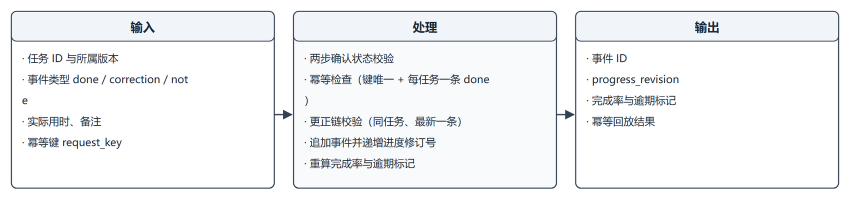
#> input picture docs/04_实现/figures/fig-10-1-ipo-m08.png, 1700 x 399 px, found by its file name (shown at 1/2 size)
$ python build_d06_ch10to12.py
#> lines starting #> are read from the running program, lines starting #| are printed output that depends on the picture; after the words box and inside, x2 and y2 are one past the last pixel; in counts of white or black regions, pixels touching at a corner belong together
### scripts/build_d06_figures.py
"""生成 D06 详细设计的图：程序层次结构图、IPO 图（三角形三栏）。"""
import sys
from pathlib import Path

sys.path.insert(0, str(Path(__file__).resolve().parent))
import build_figures as bf  # noqa: E402

ROOT = Path(r"D:\Gitproject\CoursePlan")
FIG = ROOT / "docs" / "04_实现" / "figures"
SRC = FIG / "src"
TMP = ROOT / ".tmp_work"

INK, MUTED, STROKE = "#1f2937", "#6b7280", "#334155"
TEAL, TEAL_SOFT = bf.TEAL, bf.TEAL_SOFT


# [59 lines left out: function structure, not called in this run]


def wrap(s, n=19):
    """按显示宽度折行：中文按 1 计，ASCII 按 0.55 计。"""
    out, cur, w = [], "", 0.0
    for ch in s:
        cw = 1.0 if ord(ch) > 127 else 0.55
        if w + cw > n and cur:
            out.append(cur)
            cur, w = "  ", 0.0
        cur += ch
        w += cw
    if cur.strip():
        out.append(cur)
    return out


def ipo(in_items, proc_items, out_items, _title=""):
    """IPO 图：左输入、中处理、右输出，三栏 + 箭头（文字自动折行，不烤图题）。"""
#> called with _title = ''
    cols = [("输入", in_items), ("处理", proc_items), ("输出", out_items)]
    wrapped = []
    for head, items in cols:
        lines = []
        for it in items:
            lines.extend(wrap("· " + it))
        wrapped.append((head, lines))
    maxlines = max(len(l) for _, l in wrapped)
    colw, gap, margin = 300, 22, 22
    W = margin * 2 + colw * 3 + gap * 2
    top, headh = 20, 34
    body_h = maxlines * 24 + 24
    H = top + headh + body_h + 20
    parts = ['<svg xmlns="http://www.w3.org/2000/svg" width="%d" height="%d" viewBox="0 0 %d %d">' % (W, H, W, H),
             '<rect width="%d" height="%d" fill="#ffffff"/>' % (W, H),
             '<defs><marker id="a" viewBox="0 0 10 10" refX="9" refY="5" markerWidth="7" '
             'markerHeight="7" orient="auto-start-reverse"><path d="M 0 0 L 10 5 L 0 10 z" fill="%s"/></marker></defs>' % STROKE]

    def text(x, y, s, size=13, fill=INK, anchor="middle", bold=False):
        s = s.replace("&", "&amp;").replace("<", "&lt;").replace(">", "&gt;")
        parts.append('<text x="%.1f" y="%.1f" font-family="Microsoft YaHei, SimHei, sans-serif" '
                     'font-size="%d" fill="%s" text-anchor="%s"%s>%s</text>'
                     % (x, y, size, fill, anchor, ' font-weight="bold"' if bold else "", s))

    xs = [margin + i * (colw + gap) for i in range(3)]
    for i, (head, lines) in enumerate(wrapped):
        x = xs[i]
        parts.append('<rect x="%d" y="%d" width="%d" height="%d" rx="6" fill="%s" stroke="%s" stroke-width="1.3"/>'
                     % (x, top, colw, headh + body_h, "#f8fafc" if i == 1 else "#ffffff", STROKE))
        parts.append('<rect x="%d" y="%d" width="%d" height="%d" rx="6" fill="#f1f5f9" stroke="%s" stroke-width="1.1"/>'
                     % (x, top, colw, headh, STROKE))
        text(x + colw / 2, top + 23, head, 14, INK, bold=True)
        for k, ln in enumerate(lines):
            text(x + 12, top + headh + 24 + k * 24, ln, 12, INK, anchor="start")
    mid_y = top + headh + body_h / 2
    for i in range(2):
        x1 = xs[i] + colw
        parts.append('<path d="M %d %.1f L %d %.1f" stroke="%s" stroke-width="1.6" marker-end="url(#a)"/>'
                     % (x1, mid_y, x1 + gap - 2, mid_y, STROKE))
    return "\n".join(parts + ["</svg>"]) + "\n"


FIGS = {
    "fig-6-1-structure": structure,
    "fig-6-2-ipo-m05": lambda: ipo(
        ["约束对象：主目标、附加目标、截止、周模板、排除日期、已掌握",
         "课程内容快照：知识点、参考时长、先修边、资源",
         "配置：学习练习比 7:3、缓冲比例 10%、片长上限、片数上限",
         "基准时刻 base_time（UTC）"],
        ["求先修闭包并剔除已掌握",
         "按参考时长拆学习/练习任务",
         "拓扑排序（先修 + 学习先于练习）",
         "按可用时段逐段装箱，留缓冲",
         "超长任务拆片，片数和片长受限",
         "汇总 T / C / B / C′ 与缺口"],
        ["任务列表（稳定身份 + 预计时长）",
         "时间片列表（起止、所属版本）",
         "未排入清单与原因",
         "指标：T、C、B、C′、缺口、利用率",
         "草案对象（含输入快照引用）"],
        "图 6-2 M-05 分解与排程 的 IPO 图",
    ),
}


# [13 lines left out: function main, not called in this run]


# [2 lines that do not run on import are left out]

### scripts/build_figures.py
"""生成《软件需求说明书》所需的图表：Mermaid 源文件 + 界面原型 SVG，并栅格化为 PNG。

产物：
    docs/02_需求/figures/fig-x-y.png      插入文档用（约 1600px 宽）
    docs/02_需求/figures/src/fig-x-y.mmd  Mermaid 源文件（可编辑）
    docs/02_需求/figures/src/fig-x-y.svg  原型源文件（可编辑）

渲染方式：Edge headless 截图 → Pillow 去白边裁切。需要本机 Edge。
"""
import json
import os
import re
import subprocess
import sys
import tempfile
from pathlib import Path

from PIL import Image, ImageChops

ROOT = Path(__file__).resolve().parent.parent
FIG_DIR = ROOT / "docs" / "02_需求" / "figures"
SRC_DIR = FIG_DIR / "src"
TMP_DIR = ROOT / ".tmp_figures"

EDGE = r"C:\Program Files (x86)\Microsoft\Edge\Application\msedge.exe"
MERMAID_JS = "file:///D:/Gitproject/RJB_Demo/frontend/node_modules/mermaid/dist/mermaid.min.js"

TARGET_WIDTH = 1700
PAD = 24


# ----------------------------------------------------------------------
# 图源定义
# ----------------------------------------------------------------------
MERMAID_FIGURES = {
    "fig-2-1-context": {
        "skip": True,
        "window": (1800, 1800),
        "src": """flowchart TB
    ST["学生"]
    AD["课程管理员"]
    SYS["学径 StudyPath<br/>课程学习规划辅助系统"]
    LLM["大模型服务<br/>（可切换 Mock）"]

    ST -->|"目标 / 截止 / 可用时间"| SYS
    AD -->|"知识点 / 先修 / 资源"| SYS
    SYS -->|"计划 / 校验 / 进度"| ST
    SYS -->|"追问上下文"| LLM
    LLM -->|"自然语言答复"| SYS""",
    },
    "fig-3-1-function-tree": {
        "skip": True,
        "window": (2400, 2800),
        "src": """flowchart LR
    ROOT["学径 StudyPath<br/>课程学习规划辅助系统"]
    ROOT --- M1["课程内容管理"]
    ROOT --- M2["学习规划"]
    ROOT --- M3["执行与调整"]
    ROOT --- M4["基础支撑"]

    M1 --- A1["F-02 课程信息维护"]
    M1 --- A2["F-03 知识点维护"]
    M1 --- A3["F-04 先修关系维护"]
    M1 --- A4["F-05 课程资源维护"]

    M2 --- B1["F-06 学习约束设定"]
    M2 --- B2["F-07 智能体追问"]
    M2 --- B3["F-08 任务分解与计划生成"]
    M2 --- B4["F-09 计划校验"]

    M3 --- C1["F-10 计划确认与打卡"]
    M3 --- C2["F-11 计划调整"]
    M3 --- C3["F-12 计划版本追溯"]
    M3 --- C4["F-13 计划看板"]

    M4 --- D1["F-01 登录与角色"]
    M4 --- D2["离线演示（Mock Provider）"]
    M4 --- D3["数据备份与恢复"]""",
    },
    "fig-3-2-swimlane": {
        "window": (2800, 1900),
        "src": """flowchart TB
    subgraph L1["课程管理员"]
        direction LR
        A1["维护知识点、先修关系<br/>资源与参考时长"]
        A2["先修图检查<br/>（成环 / 孤立点）"]
        A1 --> A2
    end

    subgraph L2["学生"]
        direction LR
        S1["填写目标、截止日期<br/>可用时间、已掌握"]
        S2["确认计划"]
        S3["逐任务打卡<br/>记录实际用时"]
        S1 --> S2 --> S3
    end

    subgraph L3["智能体（大模型）"]
        direction LR
        G1["追问缺失信息<br/>归一化相对日期"]
        G2["生成冲突说明<br/>与调整建议"]
        G1 --> G2
    end

    subgraph L4["系统（排程与校验引擎）"]
        direction LR
        E1["先修闭包 + 任务分解"]
        E2["按可用时段装箱排程"]
        E3["四项校验"]
        E4["生成计划版本"]
        E5["检测延期 / 目标变更"]
        E1 --> E2 --> E3 --> E4
        E5 --> E1
    end

    S1 --> G1
    G1 --> E1
    A1 -.->|"课程内容"| E1
    E3 -->|"存在冲突"| G2
    G2 --> S2
    E4 --> S2
    S3 --> E5
    E5 -->|"触发调整"| E1""",
    },
    "fig-3-3-usecase": {
        "window": (2600, 1900),
        "src": """flowchart TB
    ST(("学生"))
    AD(("课程管理员"))

    ST --> UC1(["设定学习约束"])
    ST --> UC2(["与智能体对话补全信息"])
    ST --> UC3(["查看计划草案与冲突"])
    ST --> UC4(["确认计划并打卡"])
    ST --> UC5(["发起计划调整"])
    ST --> UC6(["查看计划版本与差异"])

    AD --> UC7(["维护课程与知识点"])
    AD --> UC8(["维护先修关系"])
    AD --> UC9(["维护课程资源"])

    UC2 -.->|"extend"| UC1
    UC1 -.->|"include"| UC3
    UC3 -.->|"include"| UC10(["校验计划（容量/重叠/先修/截止）"])
    UC5 -.->|"include"| UC10
    UC4 -.->|"include"| UC6""",
    },
    "fig-3-9-plan-state": {
        "window": (1600, 2400),
        "src": """stateDiagram-v2
    direction TB
    state "草稿" as Draft
    state "待确认" as Pending
    state "执行中" as Active
    state "已完成" as Done
    state "已归档" as Archived

    [*] --> Draft: 生成计划草案
    Draft --> Pending: 校验通过 / 存在冲突
    Pending --> Draft: 修改约束后重新生成
    Pending --> Active: 学生确认（生成 v1）
    Active --> Active: 打卡记录进度
    Active --> Done: 任务全部完成或超过截止日期
    Active --> Archived: 调整生效（旧版本归档）
    Archived --> [*]
    Done --> [*]""",
    },
    "fig-3-4-sequence": {
        "window": (2600, 2000),
        "src": """sequenceDiagram
    autonumber
    actor S as 学生
    participant W as 前端
    participant B as 后端服务
    participant AG as 智能体（LLM）
    participant EN as 排程与校验引擎
    participant DB as 数据库

    S->>W: 输入目标与时间约束
    W->>B: POST /api/constraints
    B->>DB: 保存约束
    B->>AG: 补全缺失字段
    AG-->>B: 抽取结果 + 追问问题
    B-->>W: SSE 推送追问
    W-->>S: 展示追问
    S->>W: 补充"每周一三五 19:00-21:00"
    W->>B: POST /api/plans/preview
    B->>EN: 先修闭包 + 任务分解
    EN-->>B: 任务列表
    B->>EN: 四项校验
    EN-->>B: 校验报告（含问题码）
    B->>AG: 生成冲突说明
    AG-->>B: 说明文本
    B-->>W: 计划草案 + 校验报告
    W-->>S: 看板展示（冲突任务标红）
    S->>W: 确认计划
    W->>B: POST /api/plans/{id}/confirm
    B->>DB: 写入版本 v1
    B-->>W: 确认成功
    W-->>S: 计划进入执行中""",
    },
    "fig-3-8-er": {
        "window": (2800, 2100),
        "src": """erDiagram
    USER ||--o{ STUDY_PLAN : "拥有"
    USER ||--o{ COURSE : "维护"
    COURSE ||--o{ CONCEPT : "包含"
    COURSE ||--o{ RESOURCE : "包含"
    CONCEPT ||--o{ CONCEPT_RESOURCE : "关联"
    RESOURCE ||--o{ CONCEPT_RESOURCE : "关联"
    CONCEPT ||--o{ PREREQUISITE : "作为先修"
    CONCEPT ||--o{ PREREQUISITE : "作为后继"
    CONCEPT ||--o{ PLAN_TASK : "被安排"
    STUDY_PLAN ||--|{ PLAN_TASK : "拆分为"
    STUDY_PLAN ||--o{ PLAN_VERSION : "形成版本"
    STUDY_PLAN ||--|| CONSTRAINT : "由约束确定"
    PLAN_VERSION ||--o| PLAN_VALIDATION : "记录校验"

    USER {
        int id PK
        string username
        string password_hash
        string role
    }
    COURSE {
        int id PK
        string name
        string semester
    }
    CONCEPT {
        int id PK
        int course_id FK
        string name
        int difficulty
        int reference_minutes
    }
    STUDY_PLAN {
        int id PK
        int student_id FK
        string status
        int current_version
    }
    PLAN_TASK {
        int id PK
        int plan_id FK
        string type
        int estimated_minutes
        string scheduled_date
    }
    PLAN_VERSION {
        int id PK
        int plan_id FK
        int version
        string change_reason
    }""",
    },
}


# ----------------------------------------------------------------------
# 界面原型（SVG）
# ----------------------------------------------------------------------
FONT = "Microsoft YaHei, SimHei, sans-serif"
INK = "#0f172a"
MUTED = "#64748b"
LINE = "#cbd5e1"
TEAL = "#0e7c6b"
TEAL_SOFT = "#e6f4f1"
AMBER = "#b45309"
AMBER_SOFT = "#fef3c7"
RED = "#b91c1c"
RED_SOFT = "#fee2e2"
BG = "#f8fafc"


class Svg:
    def __init__(self, w, h, title=""):
        self.w, self.h, self.title = w, h, title
        self.parts = []

    # [349 lines left out: functions rect, text, line, arrow, svg, chrome and 8 more, not called in this run]


WIREFRAMES = {
    "fig-2-1-context": draw_context,
    "fig-3-1-function-tree": draw_function_tree,
    "fig-3-5-wizard": wire_wizard,
    "fig-3-6-board": wire_board,
    "fig-3-7-admin": wire_admin,
}


# ----------------------------------------------------------------------
# 渲染
# ----------------------------------------------------------------------
# [25 lines left out: function html_for_mermaid, not called in this run]


def html_for_svg(svg, window):
    return """<!doctype html>
<html><head><meta charset="utf-8"><style>html,body{margin:0;padding:0;background:#fff}</style></head>
<body>%s</body></html>""" % svg


def shoot(html, out_png, window):
    """用 Edge headless 截图。"""
#> (the call stopped at in shoot, `proc = subprocess.run(cmd, capture_output=True, text=True, timeout=120)`: subprocess is not available in this run)
    with tempfile.TemporaryDirectory() as td:
        page = Path(td) / "fig.html"
        page.write_text(html, encoding="utf-8")
        profile = Path(td) / "profile"
        cmd = [
            EDGE,
            "--headless=new",
            "--disable-gpu",
            "--hide-scrollbars",
            "--no-first-run",
            "--no-default-browser-check",
            "--force-device-scale-factor=2",
            "--virtual-time-budget=6000",
            "--user-data-dir=%s" % profile,
            "--window-size=%d,%d" % window,
            "--screenshot=%s" % out_png,
            page.as_uri(),
        ]
        proc = subprocess.run(cmd, capture_output=True, text=True, timeout=120)
        if proc.returncode != 0 and not Path(out_png).exists():
            raise RuntimeError("Edge 截图失败: %s" % (proc.stderr or proc.stdout)[:500])


def trim_and_save(src_png, dst_png):
    im = Image.open(src_png).convert("RGB")
#> im is the input picture: PIL image 1700x399 RGB; mean R, G, B 241.4, 242.9, 244.7
    diff = ImageChops.difference(im, Image.new("RGB", im.size, (255, 255, 255)))
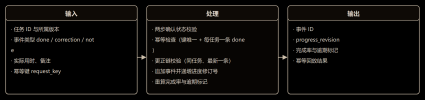
#> diff: PIL image 1700x399 RGB (shown at 1/4 size); mean R, G, B 13.6, 12.1, 10.3
    mask = diff.convert("L").point(lambda v: 255 if v > 12 else 0)
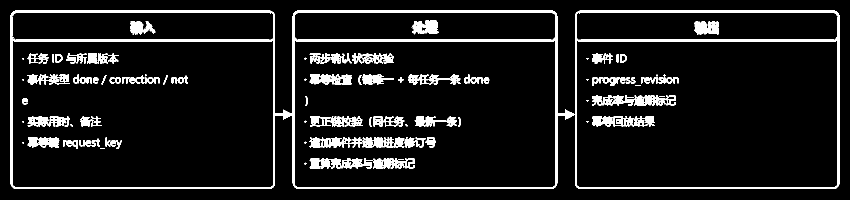
#> mask: PIL image 1700x399 L (shown at 1/2 size); 8.3% white; 196 white regions (83 under 20 px), largest, box (x1, y1, x2, y2) and area: (21, 21, 1679, 378) 25931, (620, 232, 725, 253) 1261, (619, 148, 704, 169) 1141
    bbox = mask.getbbox()
#> bbox = (21, 21, 1679, 378)
    if bbox is None:
        raise RuntimeError("渲染结果为空（可能是语法错误或被裁掉）")
    clipped = bbox[2] >= im.width - 2 or bbox[3] >= im.height - 2
#> clipped = False
#> (the rest of the program and of its run is left out)
